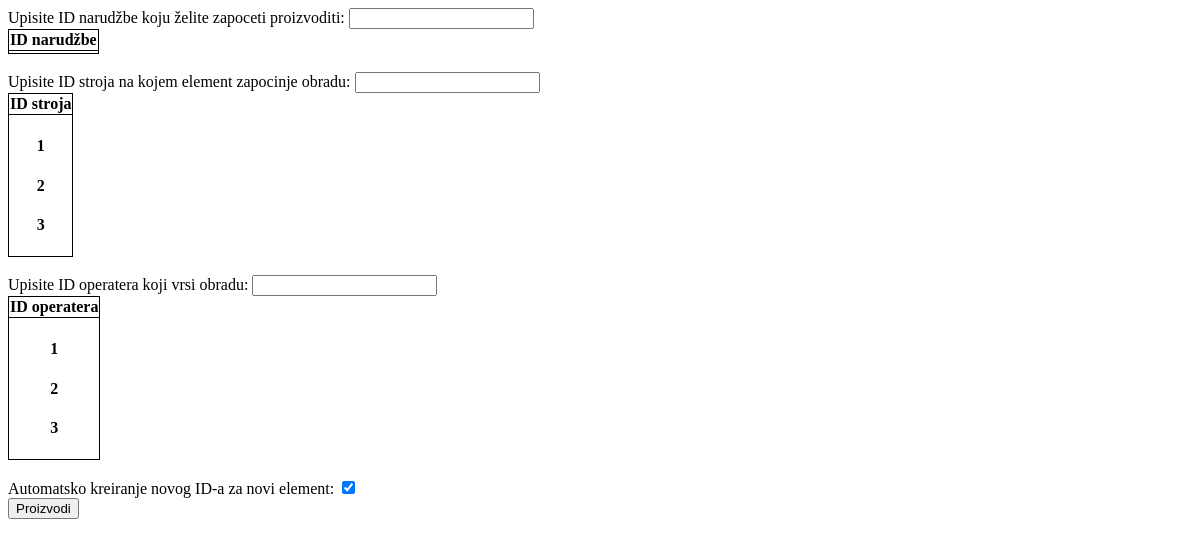
Before: /new_manufacturing_form with the older database file.
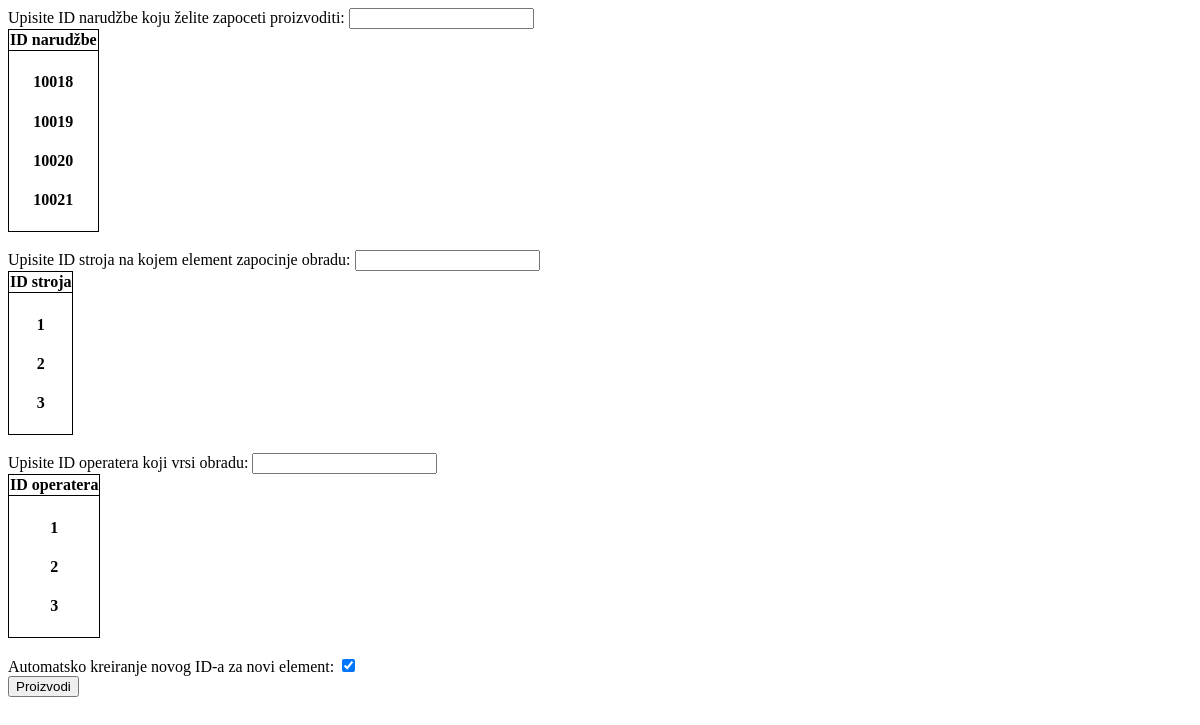
After: the same page with the newer database file.
### app.py (models this page shows, shortened)
class Machine(db.Model):
    __tablename__ = "machine"
    machine_id = db.Column(db.Integer, primary_key=True)
    machine_name = db.Column(db.String(200))
    machine_tool = db.Column(db.String(200))
    last_tool_change_date = db.Column(db.String(200))
    last_machine_service_date = db.Column(db.String(200))
    number_of_machined_parts = db.Column(db.Integer)

class Worker(db.Model):
    __tablename__ = "worker"
    worker_id = db.Column(db.Integer, primary_key=True)
    worker_name = db.Column(db.String(500))
    worker_department = db.Column(db.String(200))

class Order(db.Model):
    __tablename__ = "order"
    id = db.Column(
        db.Integer,
        primary_key=True,
    )
    order_id = db.Column(db.Integer)
    name = db.Column(db.String(500), nullable=False)
    buyer_name = db.Column(db.String(500), nullable=False)
    buyer_contact = db.Column(db.String(500), nullable=False)
    date_created = db.Column(db.DateTime, default=datetime.now)
    first_time = True

### app.py (the view, shortened to what this page needs)
@app.route("/new_manufacturing_form", methods=["POST", "GET"])
def new_manufacturing_form():
    new_operating_worker_id = Worker.query.order_by(Worker.worker_id)
    starting_machine_for_manufacturing = Machine.query.order_by(
        Machine.machine_id)
    new_part_for_manufacture = Order.query.filter(
        Order.name.startswith('Osnovni element')).all()
    return render_template("new_manufacturing_form.html", availability=new_part_for_manufacture, machine=starting_machine_for_manufacturing, worker=new_operating_worker_id)

### templates/new_manufacturing_form.html (shortened to what this page needs)
<!DOCTYPE html>
<html lang="en">
<head>
</head>
<body>
    <form action="new_manufacturing_form" METHOD="POST">
        <label for="new_manufacturing_order_id">Upisite ID narudžbe koju želite zapoceti proizvoditi:</label>
        <input type="text" id="new_manufacturing_order_id" name="new_manufacturing_order_id"><br>
        <table>
            <tr>
                <th>ID narudžbe</th>
            </tr>
            <tr>
                <th>
                    {% for warehouse in availability %}
                    <h4>
                        {{warehouse.order_id}}
                    </h4>
                    {% endfor %}
                </th>
            </tr>
        </table>
        <br>
        <label for="new_manufacturing_machine_id">Upisite ID stroja na kojem element zapocinje obradu:</label>
        <input type="text" id="new_manufacturing_machine_id" name="new_manufacturing_machine_id"><br>
        <table>
            <tr>
                <th>ID stroja</th>
            </tr>
            <tr>
                <th>
                    {% for machines in machine %}
                    <h4>
                        {{machines.machine_id}}
                    </h4>
                    {% endfor %}
                </th>
            </tr>
        </table>
        <br>
        <label for="new_manufacturing_worker_id">Upisite ID operatera koji vrsi obradu:</label>
        <input type="text" id="new_manufacturing_worker_id" name="new_manufacturing_worker_id"><br>
        <table>
            <tr>
                <th>ID operatera</th>
            </tr>
            <tr>
                <th>
                    {% for workers in worker %}
                    <h4>
                        {{workers.worker_id}}
                    </h4>
                    {% endfor %}
                </th>
            </tr>
        </table>
        <br>
        <label for="new_manufacturing_part_id">Automatsko kreiranje novog ID-a za novi element:</label>
        <input type="checkbox" id="new_manufacturing_part_id" name="new_manufacturing_part_id" value="Checked"
            checked="True"><br>
        <input type="submit" value="Proizvodi" class="btn-secondary">
    </form>
</body>
</html>

Changed rows visible on the page:
added Order: order_id "10018"
added Order: order_id "10019"
added Order: order_id "10020"
added Order: order_id "10021"
